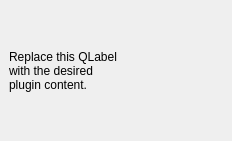
<?xml version="1.0" encoding="UTF-8"?>
<ui version="4.0">
 <class>MgrsToolDockWidgetBase</class>
 <widget class="QDockWidget" name="MgrsToolDockWidgetBase">
  <property name="geometry">
   <rect>
    <x>0</x>
    <y>0</y>
    <width>232</width>
    <height>141</height>
   </rect>
  </property>
  <property name="windowTitle">
   <string>MGRS EBGeo</string>
  </property>
  <widget class="QWidget" name="dockWidgetContents">
   <layout class="QGridLayout" name="gridLayout">
    <item row="0" column="0">
     <widget class="QLabel" name="label">
      <property name="text">
       <string>Replace this QLabel
with the desired
plugin content.</string>
      </property>
     </widget>
    </item>
   </layout>
  </widget>
 </widget>
 <resources/>
 <connections/>
</ui>
